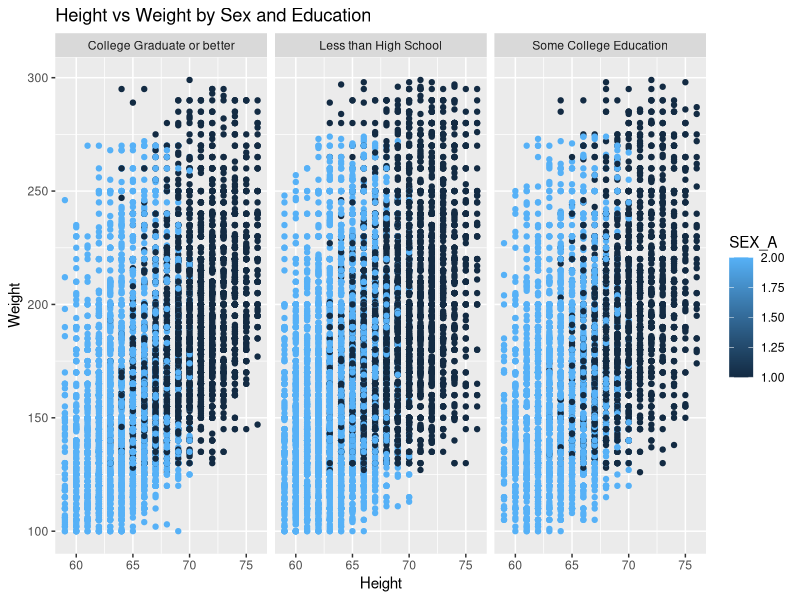
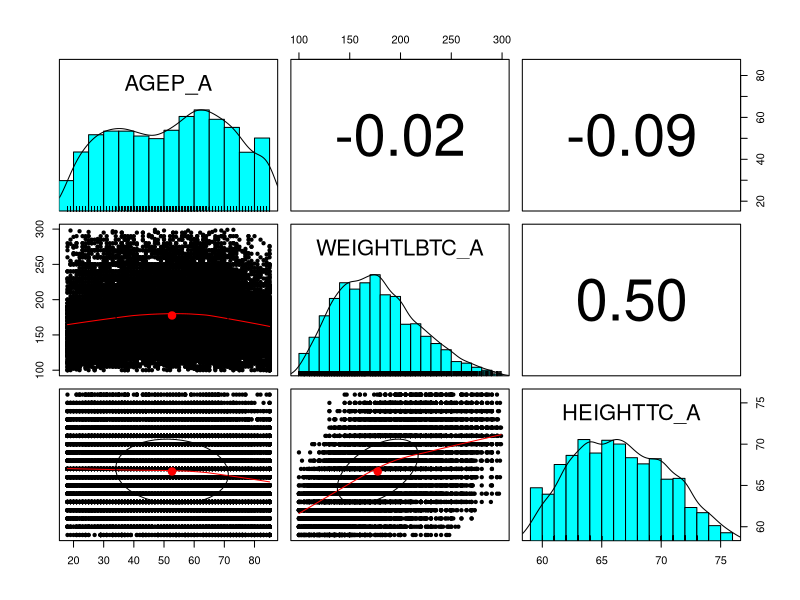
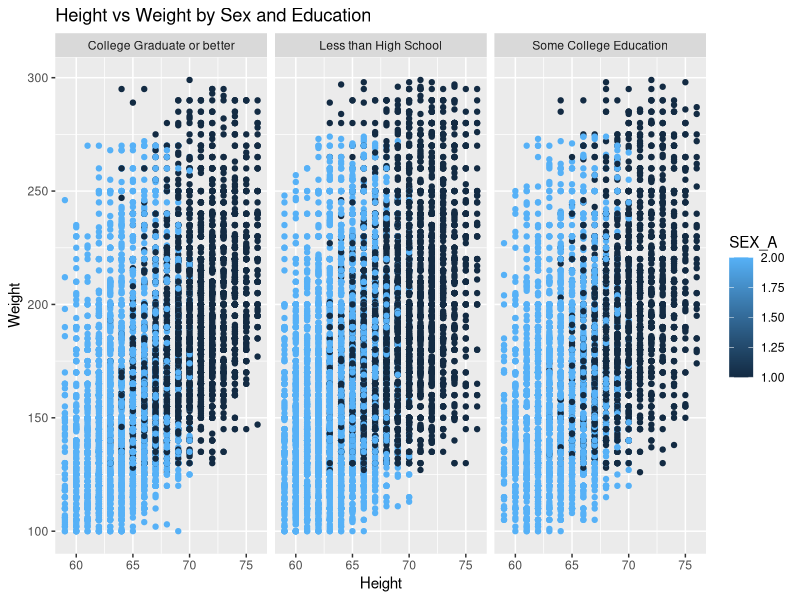

These figures' R source, in order:
# Day 4 Task 1 

# Load required libraries 
library(tidyverse) # Data for wrangling and visualization
install.packages("psych") # Data for matrix correlation
library(psych)
library(ggplot2) # Data for plotting
nhis_clean <- read_csv("data/nhis_clean.csv")

# Create output folder
dir.create("plots", showWarnings = FALSE) # Prevents saving output in an already existing folder

# Scatter plot Height vs Weight
ggplot(nhis_clean, aes(x = HEIGHTTC_A, y = WEIGHTLBTC_A, color = SEX_A)) +
  geom_point() +
  facet_wrap(~EDUCP_A_recoded) + # You can switch to PHSTAT_A instead
  labs(
    title = "Height vs Weight by Sex and Education",
    x = "Height",
    y = "Weight"
  )

# Save scatter plot
    ggsave("plots/day4_scatter.png")

# Correlation scatter plot matrix
pairs.panels(
  nhis_clean %>% select(AGEP_A, WEIGHTLBTC_A, HEIGHTTC_A)
)
